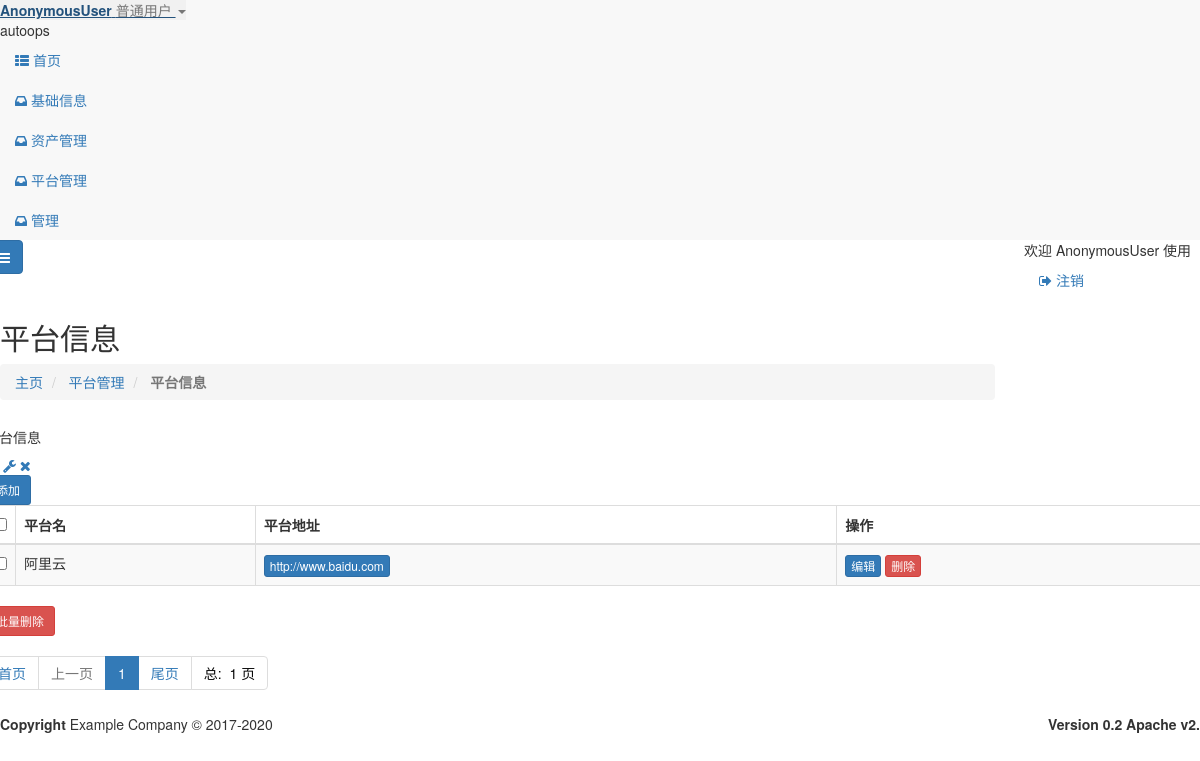
The app's page /pfdb/pfdb.html, older data.
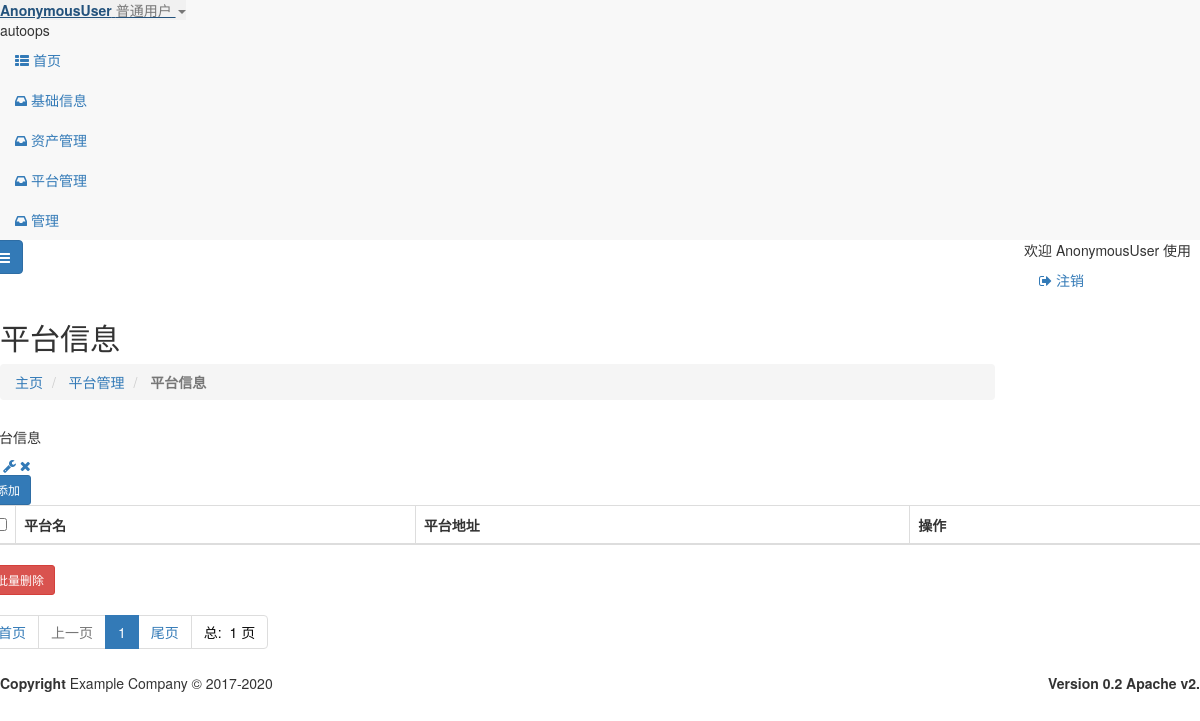
The same page, newer data.
### pfdb/models.py (models this page shows, shortened)
class pfdb(models.Model):
    id = models.AutoField(primary_key=True,verbose_name="id")
    platfrom_name = models.CharField(max_length=64,verbose_name="平台名称")
    platfrom_url = models.URLField(max_length=128,verbose_name="平台地址")
    class Meta:
        db_table ="pfdb"
        verbose_name="平台管理"
        verbose_name_plural = '平台管理'

### pfdb/views.py (the view)
# urls.py: path('pfdb.html',views.PlatfromList.as_view(),name='pfdb_list'),
class PlatfromList(ListView,LoginRequiredMixin):
    model = pfdb
    template_name = 'pfdb/pfdb.html'
    paginate_by = settings.DISPLAY_PER_PAGE
    context_object_name = 'pfdb_list'

### templates/pfdb/pfdb.html (shortened to what the changed rows need)
{% extends "base.html" %}
{% load  static %}
{% block page-content %}
    <div class="row wrapper border-bottom white-bg page-heading ">
        <div class="col-lg-10">
            <h2>平台信息</h2>
        </div>
    </div>
    <div class="wrapper wrapper-content animated fadeInRight">
        <div class="row">
            <div  id="split-right">
                <div class="ibox float-e-margins">
                    <div class="ibox-content">
                        <div class="table-responsive">
                            <form id="del_form_pfdb_all" class="form-horizontal  " method="post">
                                <table class="table table-striped table-bordered table-hover dataTables-pfdb">
                                    <thead>
                                    <tr>
                                        <th width="20"><input type="checkbox" id="CheckedAll"></th>
                                        <th>平台名</th>
                                        <th>平台地址</th>
                                        <th>操作</th>
                                    </tr>
                                    </thead>
                                    <tbody>
                                    {% for   row   in   pfdb_list %}
                                        <tr class="gradeA" id="{{ row.id }}">
                                            <td><input type="checkbox" value="{{ row.id }}" name="id"></td>
                                            <td class="center">{{ row.platfrom_name}}</td>
                                            <td class="center">
                                                <a class="btn btn-primary  btn-xs " href="{{ row.platfrom_url }}" target=_blank>{{ row.platfrom_url}}</a>
                                                </td>
                                            <td><a class="btn btn-primary  btn-xs " href="{% url  "pfdb:pfdb_update" pk=row.id %}" >编辑</a>
                                                <a class="btn btn-danger  btn-xs  pfdb_del">删除</a>
                                            </td>
                                        </tr>
                                    {% endfor %}
                                    </tbody>
                                </table>
                                <div>
                                        <ul class="pagination">
                                            {% for p in paginator.page_range %}
                                                {% if  search_data %}
                                                    {% if p == page_obj.number %}
                                                        <li class="active"><a
                                                                href="{% url "pfdb:pfdb_list" %}?page={{ p }}&{{ search_data }}"> {{ p }} </a>
                                                        </li>
                                                    {% else %}
                                                        <li>
                                                            <a href="{% url "pfdb:pfdb_list" %}?page={{ p }}&{{ search_data }}"> {{ p }} </a>
                                                        </li>
                                                    {% endif %}
                                                {% else %}
                                                    {% if p == page_obj.number %}
                                                        <li class="active"><a
                                                                href="{% url "pfdb:pfdb_list" %}?page={{ p }}"> {{ p }} </a>
                                                        </li>
                                                    {% else %}
                                                        <li>
                                                            <a href="{% url "pfdb:pfdb_list" %}?page={{ p }}"> {{ p }} </a>
                                                        </li>
                                                    {% endif %}
                                                {% endif %}
                                            {% endfor %}
                                        </ul>
                                </div>
                            </form>
                        </div>
                    </div>
                </div>
            </div>
        </div>
    </div>
{% endblock %}

Row changes from the older to the newer data that the page shows:
removed pfdb: platfrom_name "阿里云", platfrom_url "http://www.baidu.com"
